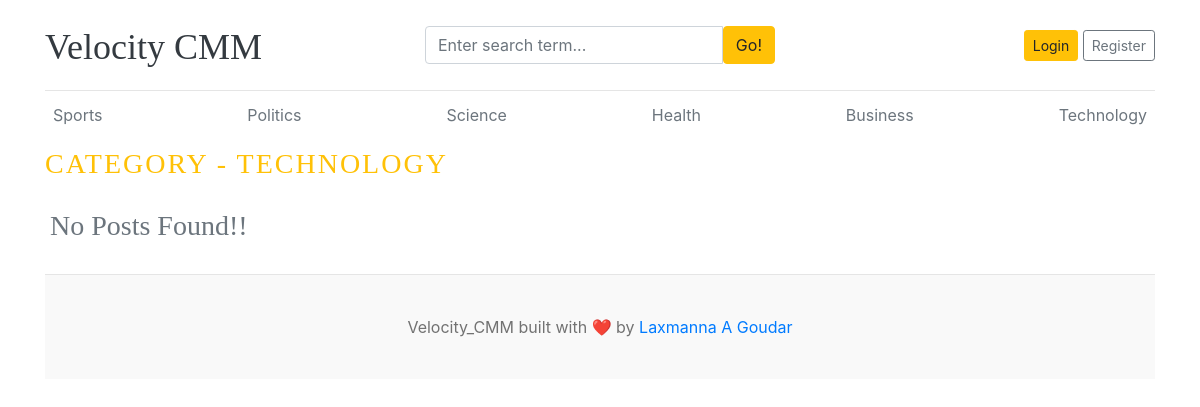
The page /category/7/ on the database as committed earlier.
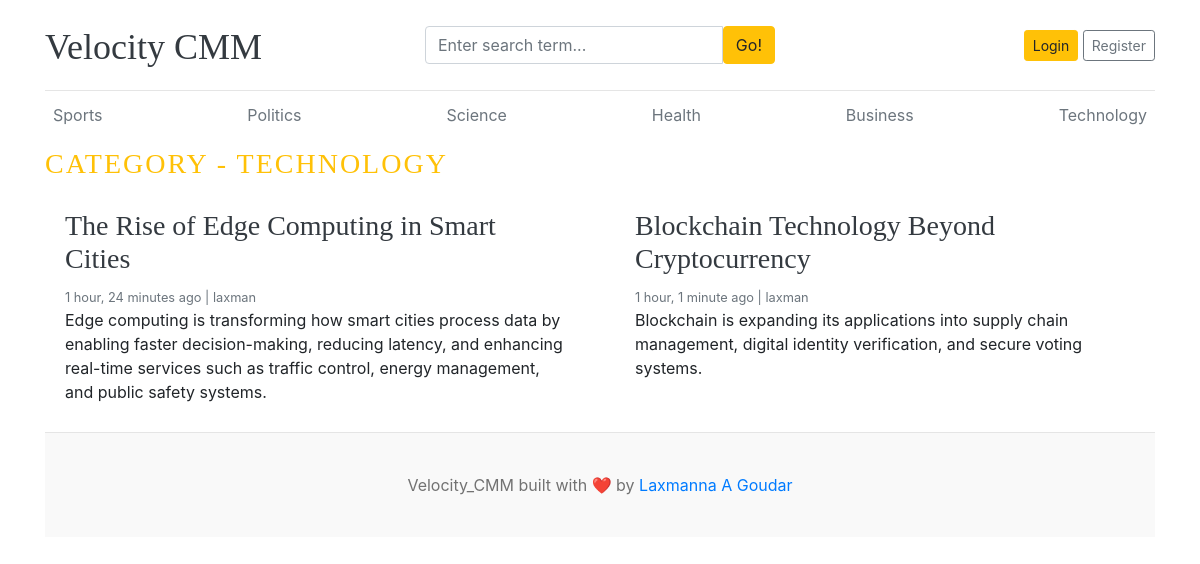
The same page on the database as committed later.
### blogs/models.py (models this page shows)
class Category(models.Model):
    category_name = models.CharField(max_length=50, unique=True)
    created_at = models.DateTimeField(auto_now_add=True)
    updated_at =  models.DateTimeField(auto_now=True)
    class Meta:
        verbose_name_plural = 'categories'
    def __str__(self):
        return self.category_name

class Blog(models.Model):
    title = models.CharField(max_length=100)
    slug = models.SlugField(max_length=150, unique=True, blank=True)
    category = models.ForeignKey(Category, on_delete=models.CASCADE)
    author = models.ForeignKey(User, on_delete=models.CASCADE)
    featured_image = models.ImageField(upload_to='uploads/%Y/%m/%d')
    short_description = models.TextField(max_length=500)
    blog_body = models.TextField(max_length=2000)
    status = models.CharField(max_length=20, choices=STATUS_CHOICES , default='Draft')
    is_featured = models.BooleanField(default=False)
    created_at = models.DateTimeField(auto_now_add=True)
    updated_at = models.DateTimeField(auto_now=True)
    def __str__(self):
        return self.title

### blogs/views.py (the view)
# urls.py: path('<int:category_id>/', views.posts_by_category, name='posts_by_category')
def posts_by_category(req, category_id):
    posts = Blog.objects.filter(status = 'Published' ,category = category_id)
    category = get_object_or_404(Category, pk = category_id)
    context = {
        'posts' : posts,
        'category' : category,
    }
    return render (req,'posts_by_category.html',context)

### blogs/context_processors.py (called while the page is built)
def get_categories(req):
    categories = Category.objects.all()
    return dict(
        categories=categories
    )

def get_sociallinks(req):
    sociallinks = SocialLink.objects.all()
    return dict(
        sociallinks = sociallinks
    )

### templates/posts_by_category.html
{% extends 'base.html' %}
{% block content %}
    <h3 class="text-uppercase text-warning " style="letter-spacing: 2px;"> Category - {{ category }} </h3>
    <div class="row mb-2">
        {% if posts %}
        {% for post in posts %}
        <div class="col-md-6">
        <div class="card border-0" >
            <div class="card-body">
            <a href="{% url 'blogs' post.slug %}" class="text-dark"><h3>{{ post }}</h3></a>
            <small class="mb-1 text-muted">{{ post.created_at | timesince }} ago | {{ post.author }}</small>
            <p class="card-text">{{ post.short_description|truncatewords:30  }}</p>
            </div>
        </div>
        </div>
        {% endfor %}
        {% else %}
        <div class="card-body">
            <h3 class="mb-1 text-muted">No Posts Found!!</h3>
        </div>
        {% endif %}
    </div>
{% endblock %}

### templates/base.html (shortened to what this page needs)
{% load static %}
<!DOCTYPE html>
<html lang="en">
<head>
    <link href="https://getbootstrap.com/docs/4.0/dist/css/bootstrap.min.css" rel="stylesheet">
    <link rel="stylesheet" href="{% static 'css/blog.css' %}">
  </head>
<body>
    <div class="container">
      <header class="blog-header py-3">
        <div class="row flex-nowrap justify-content-between align-items-center">
          <div class="col-4 pt-1">
            <a class="blog-header-logo text-dark" href="{% url 'home' %}">Velocity CMM</a>
          </div>
          <div class="col-4">
            <form action="{% url 'search' %}" method="GET">
                 <div class="input-group">
                        <input class="form-control" type="text" name="keyword" value = '{{ keyword }}' placeholder="Enter search term..." aria-label="Enter search term..." aria-describedby="button-search" />
                        <button type ="submit" class="btn btn-warning" id="button-search" type="button">Go!</button>
                </div>
            </form>
          </div>
          <div class="col-4 d-flex justify-content-end align-items-center">
            <a class="btn btn-sm btn-warning" href="#">Login</a> &nbsp;
            <a class="btn btn-sm btn-outline-secondary" href="{% url 'register' %}">Register</a>
          </div>
        </div>
      </header>
      <div class="nav-scroller py-1 mb-2">
        <nav class="nav d-flex justify-content-between">
        {% for cat in categories %}
          <a class="p-2 text-muted" href="{% url 'posts_by_category' cat.id %}">{{ cat.category_name }}</a>
        {% endfor %}
        </nav>
      </div>
{% block content %}
{% endblock %}
<footer class="blog-footer">
  <p>Velocity_CMM built with ❤️ by <a href="#">Laxmanna A Goudar</a></p>
</footer>
</body>
</html>

Rows that differ between the two databases and show on the page:
added Blog: title "The Rise of Edge Computing in Smart Cities", created_at "1 hour, 24 minutes", author "laxman", short_description "Edge computing is transforming how smart cities process data by enabling faster decision-making, reducing latency, and enhancing real-time services such as traffic control, energy management, and public safety systems."
added Blog: title "Blockchain Technology Beyond Cryptocurrency", created_at "1 hour, 1 minute", author "laxman", short_description "Blockchain is expanding its applications into supply chain management, digital identity verification, and secure voting systems."
Other text that changed with them:
text no longer shown: "No Posts Found!!"
